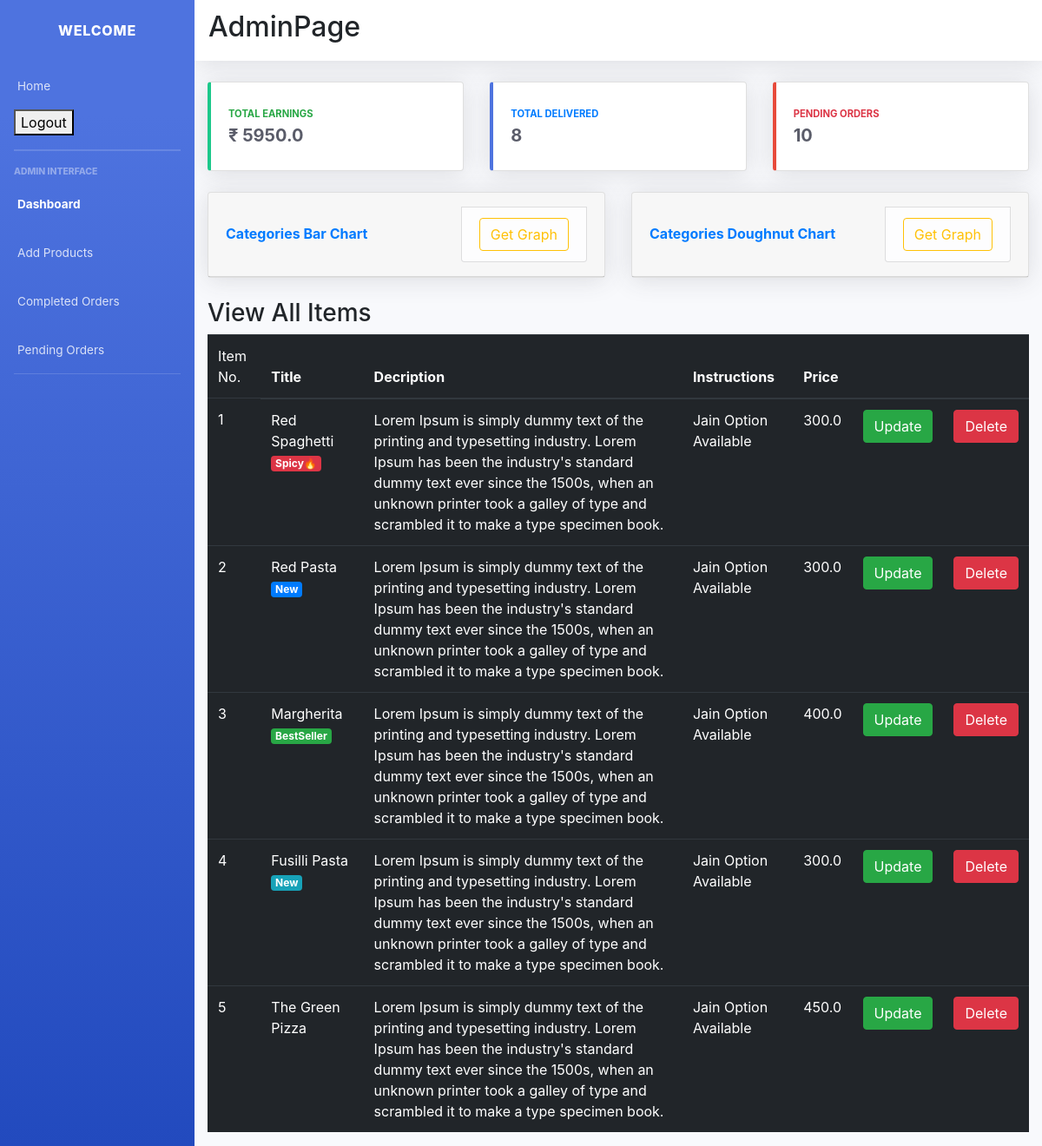
The page /admin_dashboard/ (signed in) on the database its author committed.
### main/models.py (models this page shows, shortened)
class Item(models.Model):
    LABELS = (
        ('BestSeller', 'BestSeller'),
        ('New', 'New'),
        ('Spicy🔥', 'Spicy🔥'),
    )
    LABEL_COLOUR = (
        ('danger', 'danger'),
        ('success', 'success'),
        ('primary', 'primary'),
        ('info', 'info')
    )
    title = models.CharField(max_length=150)
    description = models.CharField(max_length=250,blank=True)
    price = models.FloatField()
    instructions = models.CharField(max_length=250,default="Jain Option Available")
    image = models.ImageField(default='default.png', upload_to='images/')
    labels = models.CharField(max_length=25, choices=LABELS, blank=True)
    label_colour = models.CharField(max_length=15, choices=LABEL_COLOUR, blank=True)
    slug = models.SlugField(default="sushi_name")
    created_by = models.ForeignKey(User, on_delete=models.CASCADE)

### main/decorators.py (the view)
    def wrapper_func(request, *args, **kwargs):
        group = Group.objects.get(user = request.user)
        if group.name == 'admin_owner':
            return view_func(request, *args, **kwargs)
        else:
            return redirect('/')

### main/views.py (called while the page is built)
def get_count(user):
    items = Item.objects.filter(created_by=user)
    count = {}
    for i in range(len(items)):
        p = CartItems.objects.filter(item__created_by=user, ordered=True,item=items[i].id).count()
        count[items[i].title] = p
    total = CartItems.objects.filter(item__created_by=user, ordered=True).aggregate(Sum('item__price'))
    return count, total

### main/templates/main/admin_dashboard.html (shortened to what this page needs)
{% load static %}
<!DOCTYPE html>
<html lang="en">
<head>
  <link href="css/sb-admin-2.min.css" rel="stylesheet">
  <link rel="stylesheet" type="text/css" href="{% static 'main/sb-admin-2.min.css' %}">
  <link rel="stylesheet" href="https://maxcdn.bootstrapcdn.com/bootstrap/4.0.0/css/bootstrap.min.css">
</head>
<body id="page-top">
  <div id="wrapper">
    <ul class="navbar-nav bg-gradient-primary sidebar sidebar-dark accordion" id="accordionSidebar">
      <a class="sidebar-brand d-flex align-items-center justify-content-center" href="{% url 'main:admin_dashboard' %}">
        <div class="sidebar-brand-text mx-3">Welcome</div>
      </a>
      <li class="nav-item">
        <a class="nav-link" href="{% url 'main:home' %}">
          <span>Home</span></a>
      </li>
      <li class="nav-item ml-3 mb-3">
        <form class="logout-link" action="{% url 'accounts:logout' %}" method="post">
            <button type="submit" class="mr-2">Logout</button>
        </form>
      </li>
      <hr class="sidebar-divider my-0">
      <hr class="sidebar-divider">
      <div class="sidebar-heading">
        Admin Interface
      </div>
      <li class="nav-item active">
        <a class="nav-link" href="{% url 'main:admin_dashboard' %}">
          <span>Dashboard</span></a>
      </li>
      <li class="nav-item">
        <a class="nav-link" href="{% url 'main:item-create' %}">
          <span>Add Products</span>
        </a>
      </li>
      <li class="nav-item">
        <a class="nav-link" href="{% url 'main:admin_view' %}">
          <span>Completed Orders</span>
        </a>
      </li>
      <li class="nav-item">
        <a class="nav-link" href="{% url 'main:pending_orders' %}">
          <span>Pending Orders</span>
        </a>
      </li>
      <hr class="sidebar-divider">
    </ul>
    <div id="content-wrapper" class="d-flex flex-column">
      <div id="content">
        <nav class="navbar navbar-expand navbar-light bg-white topbar mb-4 static-top shadow">
          <h2 class="text-center">AdminPage</h3>
        </nav>
        <div class="container-fluid">
          <div class="row">
            <div class="col-xl-4 col-md-4 mb-4">
              <div class="card border-left-success shadow h-100 py-2">
                <div class="card-body">
                  <div class="row no-gutters align-items-center">
                    <div class="col mr-2">
                      <div class="text-xs font-weight-bold text-success text-uppercase mb-1">Total Earnings</div>
                      <div class="h5 mb-0 font-weight-bold text-gray-800">₹ {{ income }}</div>
                    </div>
                  </div>
                </div>
              </div>
            </div>
            <div class="col-xl-4 col-md-4 mb-4">
              <div class="card border-left-primary shadow h-100 py-2">
                <div class="card-body">
                  <div class="row no-gutters align-items-center">
                    <div class="col mr-2">
                      <div class="text-xs font-weight-bold text-primary text-uppercase mb-1">Total Delivered</div>
                      <div class="h5 mb-0 font-weight-bold text-gray-800">{{ completed_total }}</div>
                    </div>
                  </div>
                </div>
              </div>
            </div>
            <div class="col-xl-4 col-md-4 mb-4">
              <div class="card border-left-danger shadow h-100 py-2">
                <div class="card-body">
                  <div class="row no-gutters align-items-center">
                    <div class="col mr-2">
                      <div class="text-xs font-weight-bold text-danger text-uppercase mb-1">Pending Orders</div>
                      <div class="h5 mb-0 font-weight-bold text-gray-800">{{ pending_total }}</div>
                    </div>
                  </div>
                </div>
              </div>
            </div>
          </div>
          <div class="row">
            <div class="col-xl-6 col-lg-6">
              <div class="card shadow mb-4">
                <div class="card-header py-3 d-flex flex-row align-items-center justify-content-between">
                  <h6 class="m-0 font-weight-bold text-primary">Categories Bar Chart</h6>
                  <li class="list-group-item list-group-item-light text-center text-dark"><a class="btn btn-outline-warning" href="{% url 'main:get_barGraph' %}">Get Graph</a></li>
                </div>
              </div>
            </div>
            <div class="col-xl-6 col-lg-6">
              <div class="card shadow mb-4">
                <div class="card-header py-3 d-flex flex-row align-items-center justify-content-between">
                  <h6 class="m-0 font-weight-bold text-primary">Categories Doughnut Chart</h6>
                  <li class="list-group-item list-group-item-light text-center text-dark"><a class="btn btn-outline-warning" href="{% url 'main:get_donutGraph' %}">Get Graph</a></li>
                </div>
              </div>
            </div>
          </div>
          <h3>View All Items</h3>
          <div class="row">
            <div class="col-sm-12">
                {% if items %}
                <div class="table-responsive">
                    <table class="table table-dark">
                        <thead>
                        <tr>
                            <td scope="col">Item No.</td>
                            <th scope="col">Title</th>
                            <th scope="col">Decription</th>
                            <th scope="col">Instructions</th>
                            <th scope="col">Price</th>
                            <th></th>
                            <th></th>
                        </tr>
                        </thead>
                        <tbody>
                            {% for item in items %}
                        <tr>
                            <td>{{ item.id }}</td>
                            <td>{{ item.title }} <span class="badge badge-{{ item.label_colour }}">{{ item.labels }}</span></td></td>
                            <td>{{ item.description }}</td>
                            <td>{{ item.instructions }}</td>
                            <td>{{ item.price }}</td>
                            <td><a class="btn btn-success" href="{% url 'main:item-update' item.slug %}">Update</a></td>
                            <td><a class="btn btn-danger" href="{% url 'main:item-delete' item.slug %}">Delete</a></td>
                        </tr>
                            {% endfor %}
                        </tbody>
                    </table>
                </div>
                {% else %}
                <h4 class="text-center">Sorry, you have not ordered any item yet!!!</h4>
                {% endif %}
            </div>
          </div>
</body>
</html>

### rows shown on the page
Item: id "1", title "Red Spaghetti", labels "Spicy🔥", description "Lorem Ipsum is simply dummy text of the printing and typesetting industry. Lorem Ipsum has been the industry's standard dummy text ever since the 1500s, when an unknown printer took a galley of type and scrambled it to make a type specimen book.", instructions "Jain Option Available", price "300.0"
Item: id "2", title "Red Pasta", labels "New", description "Lorem Ipsum is simply dummy text of the printing and typesetting industry. Lorem Ipsum has been the industry's standard dummy text ever since the 1500s, when an unknown printer took a galley of type and scrambled it to make a type specimen book.", instructions "Jain Option Available", price "300.0"
Item: id "3", title "Margherita", labels "BestSeller", description "Lorem Ipsum is simply dummy text of the printing and typesetting industry. Lorem Ipsum has been the industry's standard dummy text ever since the 1500s, when an unknown printer took a galley of type and scrambled it to make a type specimen book.", instructions "Jain Option Available", price "400.0"
Item: id "4", title "Fusilli Pasta", labels "New", description "Lorem Ipsum is simply dummy text of the printing and typesetting industry. Lorem Ipsum has been the industry's standard dummy text ever since the 1500s, when an unknown printer took a galley of type and scrambled it to make a type specimen book.", instructions "Jain Option Available", price "300.0"
Item: id "5", title "The Green Pizza", description "Lorem Ipsum is simply dummy text of the printing and typesetting industry. Lorem Ipsum has been the industry's standard dummy text ever since the 1500s, when an unknown printer took a galley of type and scrambled it to make a type specimen book.", instructions "Jain Option Available", price "450.0"

### other values the page prints
{{ income }} "5950.0"
{{ completed_total }} "8"
{{ pending_total }} "10"
